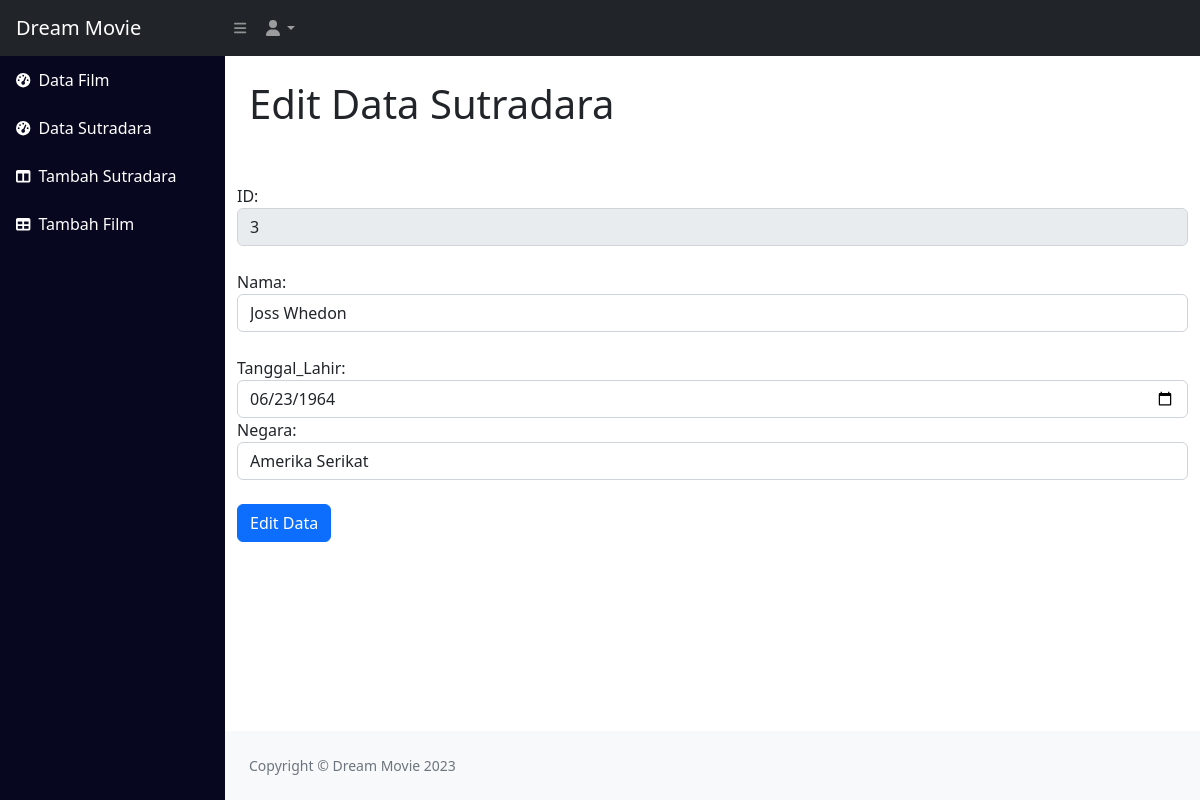
Page /admin/edit_sutradara.php?id_sutradara=3 on the earlier database version.
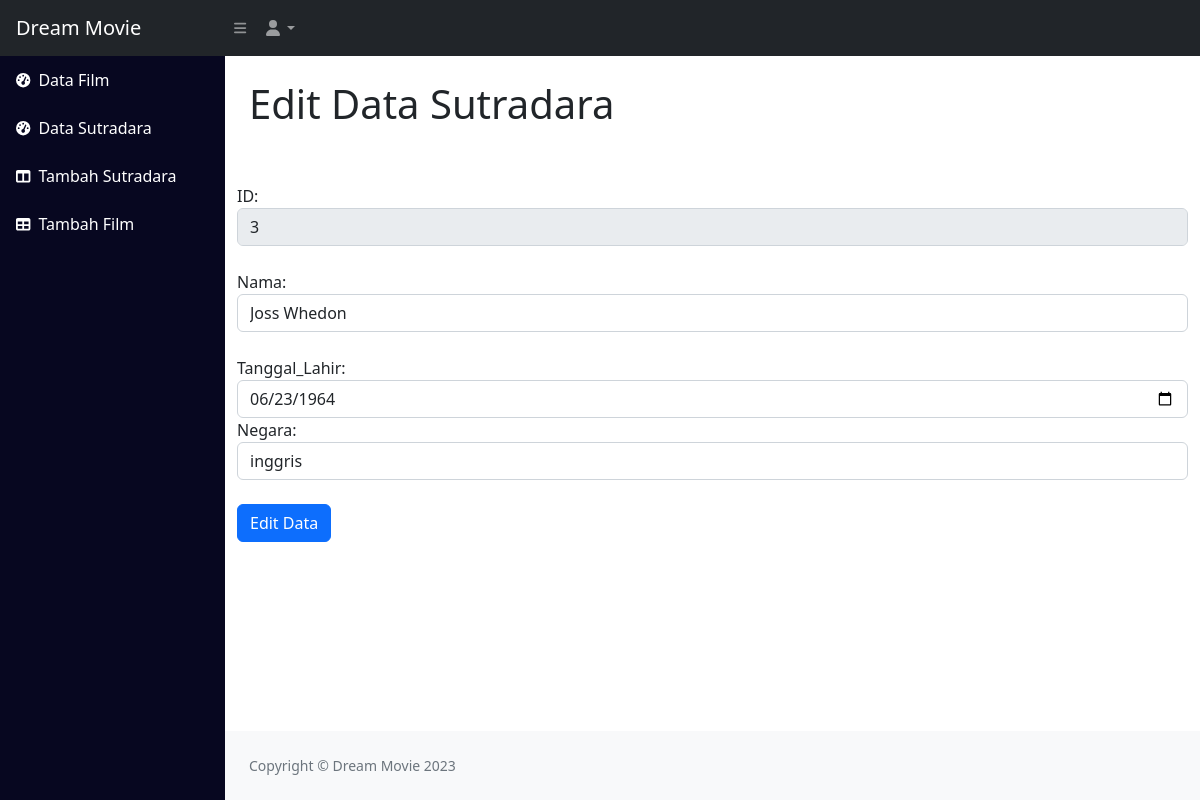
Same page on the later database version.
### tables this page shows
CREATE TABLE `sutradara` (
  `id_sutradara` int(11) NOT NULL,
  `nama_sutradara` varchar(255) NOT NULL,
  `tanggal_lahir` date DEFAULT NULL,
  `negara` varchar(255) DEFAULT NULL
);

### admin/edit_sutradara.php (the view, shortened to what this page needs)
<!DOCTYPE html>
<html lang="en">
    <head>
        <link href="css/styles.css" rel="stylesheet" />
    </head>
    <body class="sb-nav-fixed">
    <?php
include 'koneksi.php';
     $sutradara = mysqli_query($conn,"SELECT * FROM sutradara where id_sutradara='$_GET[id_sutradara]'");
    while($s = mysqli_fetch_array($sutradara)){
    $id_sutradara = $s["id_sutradara"];
    $nama_sutradara = $s["nama_sutradara"];
    $tanggal_lahir = $s["tanggal_lahir"];
    $negara = $s["negara"];
}
?>
        <nav class="sb-topnav navbar navbar-expand navbar-dark bg-dark">
            <a class="navbar-brand ps-3">Dream Movie</a>
            <button class="btn btn-link btn-sm order-1 order-lg-0 me-4 me-lg-0" id="sidebarToggle" href="#!"><i class="fas fa-bars"></i></button>
            <ul class="navbar-nav ms-auto ms-md-0 me-3 me-lg-4">
                <li class="nav-item dropdown">
                    <a class="nav-link dropdown-toggle" id="navbarDropdown" href="#" role="button" data-bs-toggle="dropdown" aria-expanded="false"><i class="fas fa-user fa-fw"></i></a>
                </li>
            </ul>
        </nav>
        <div id="layoutSidenav">
        <?php include "template/navbar.php" ?>
            <div id="layoutSidenav_content">
                <main>
                    <div class="container-fluid px-4">
                        <h1 class="mt-4">Edit Data Sutradara</h1><br><br>
                    </div>
                    <div class="card-body">
                            <div class="container">
        <form action="proses_edit_sutradara.php?id_sutradara=<?php echo $_GET['id_sutradara']?>" method="POST" onsubmit="return confirmUpdate();">
        <div class="form-group">
                <label for="id_sutradara">ID:</label>
                <input type="text" class="form-control" id="id_sutradara" name="id_sutradara" disabled value="<?php echo $id_sutradara ?>">
            </div><br>
            <div class="form-group">
                <label for="nama">Nama:</label>
                <input type="text" class="form-control" id="nama_sutradara" name="nama_sutradara" value="<?php echo $nama_sutradara ?>">
            </div><br>
            <div class="form-group">
                <label for="tanggal_lahir">Tanggal_Lahir:</label>
                <input type="date" class="form-control" id="tanggal_lahir" name="tanggal_lahir"
                                    value="<?php echo $tanggal_lahir; ?>">
            <div class="form-group">
                <label for="negara">Negara:</label>
                <input type="text" class="form-control" id="negara" name="negara" value="<?php echo $negara ?>">
            </div><br>
            <input type="submit" class="btn btn-primary" name="Submit" value="Edit Data">
                </main>
                <footer class="py-4 bg-light mt-auto">
                    <div class="container-fluid px-4">
                        <div class="d-flex align-items-center justify-content-between small">
                            <div class="text-muted">Copyright &copy; Dream Movie 2023</div>
                        </div>
                    </div>
                </footer>
            </div>
        </div>
    </body>
</html>

Differences in the rows shown:
changed sutradara "Joss Whedon": negara "Amerika Serikat" → "inggris"
